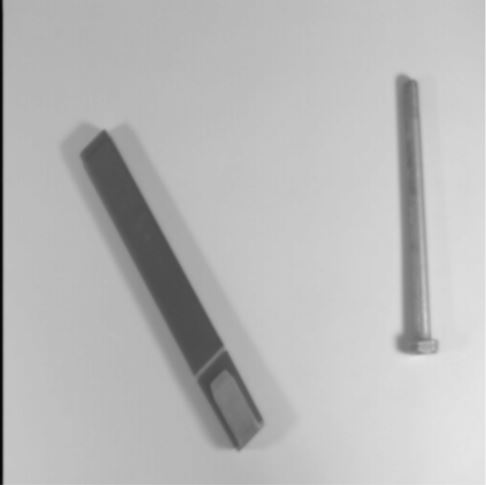
#> input picture parcial_3/lab_10/Operaciones_Logicas/pernos1.JPG, 486 x 485 px, found by its file name
$ python XOR_operator.py
#> lines starting #> are read from the running program, lines starting #| are printed output that depends on the picture; after the words box and inside, x2 and y2 are one past the last pixel; in counts of white or black regions, pixels touching at a corner belong together
import cv2
import numpy as np
from matplotlib import pyplot as plt


def getThresholding(img,threshold):
    modifiedImg = img.copy()
    # print(img)
    for i in range(len(img)):
        for j in range(len(img[i])):
            if(img[i][j] < threshold):
                modifiedImg[i][j] = np.uint8(255)
            else:
                modifiedImg[i][j] = np.uint8(0)
    return modifiedImg

imgReal1 = cv2.imread("pernos1.jpg", cv2.IMREAD_GRAYSCALE) #8 bit por escala de grises
#> imgReal1 is the input picture: shape (485, 486); min 5, max 238, mean 184.8
imgReal1 = cv2.resize(imgReal1,(400,400))
#> imgReal1: shape (400, 400)
img1 = imgReal1.copy()

imgReal2 = cv2.imread("pernos2.jpg", cv2.IMREAD_GRAYSCALE) #8 bit por escala de grises
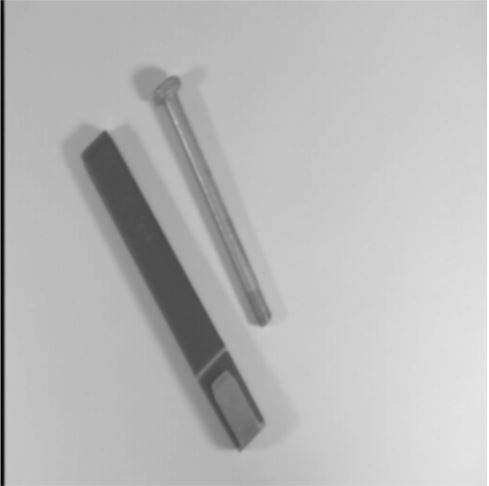
#> input picture parcial_3/lab_10/Operaciones_Logicas/pernos2.JPG, 489 x 486 px, found by its file name
#> imgReal2 is the input picture: shape (486, 489); min 6, max 255, mean 184.7
imgReal2 = cv2.resize(imgReal2,(400,400))
#> imgReal2: shape (400, 400)
img2 = imgReal2.copy()

img1 = 255-img1
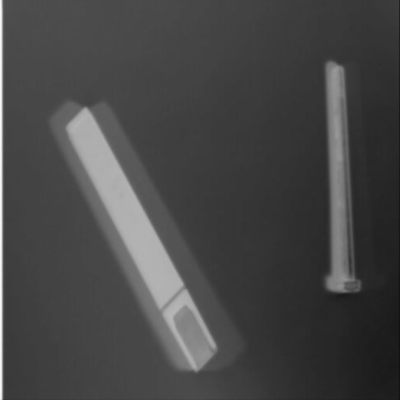
#> img1: shape (400, 400); min 18, max 248, mean 70.2
img2 = 255-img2
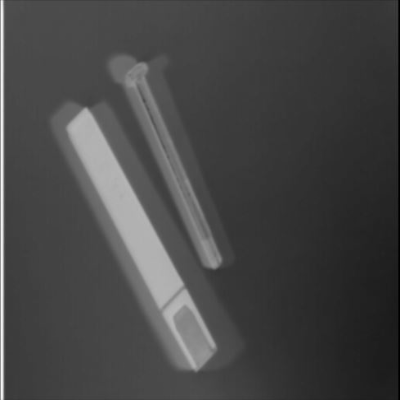
#> img2: shape (400, 400); min 0, max 247, mean 70.3

# [6 lines of commented-out code are left out]

cv2.imshow("Image Original 1", img1)
cv2.imshow("Image Original 2", img2)


f, (ax1,ax2) = plt.subplots(1, 2,figsize=(15, 5))
ax1.hist(img1.ravel(),256,[0,256])
ax1.set_title("Histograma IMG1")
ax1.set_xlabel('Intensidad')
ax1.set_ylabel('Cantidad de pixeles')
ax2.hist(img2.ravel(),256,[0,256])
ax2.set_title("Histograma IMG2")
ax2.set_xlabel('Intensidad')
ax2.set_ylabel('Cantidad de pixeles')


threshold = 96
imgThres1 = getThresholding(img1,threshold)
#> after the loop in getThresholding, `for i in range(len(img)):`:
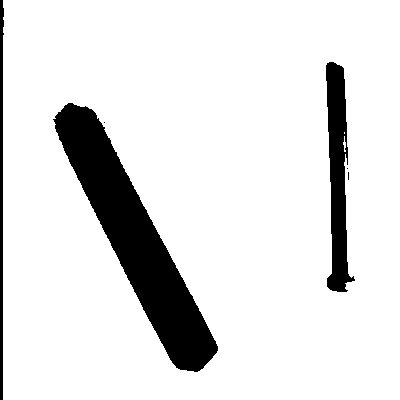
#> modifiedImg: shape (400, 400); 88.5% white; 6 black regions (3 under 20 px), largest, box (x1, y1, x2, y2) and area: (53, 103, 218, 372) 13433, (326, 62, 355, 292) 3797, (0, 0, 4, 400) 1218
cv2.imshow("Resultado Thresolding de la IMG1", imgThres1)
# filename = 'ResultadoThresoldingPernos1_2.jpg'
# cv2.imwrite(filename, imgThres1)

imgThres2 = getThresholding(img2,threshold)
#> call 2 of getThresholding, with threshold = 96
#> after the loop in getThresholding (call 2), `for i in range(len(img)):`:
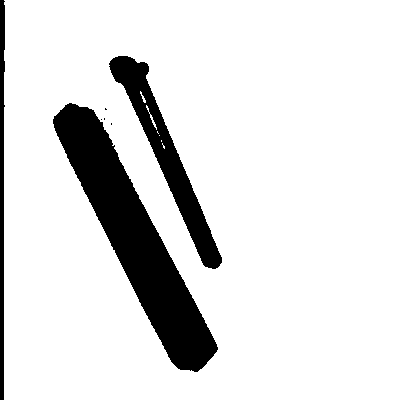
#> modifiedImg: shape (400, 400); 87.4% white; 7 black regions (4 under 20 px), largest, box (x1, y1, x2, y2) and area: (53, 103, 218, 372) 13429, (109, 56, 222, 269) 5070, (0, 0, 5, 400) 1659
cv2.imshow("Resultado Thresolding de la IMG2", imgThres2)
# filename = 'ResultadoThresoldingPernos2_2.jpg'
# cv2.imwrite(filename, imgThres2)


# =============================================================================================
# OPERADOR XOR
# =============================================================================================

imgResult = imgThres1.copy()

for i in range(len(imgThres1)):
    for j in range(len(imgThres1[0])):
        result = imgThres1[i,j] ^ imgThres2[i,j]
        imgResult[i,j] = result
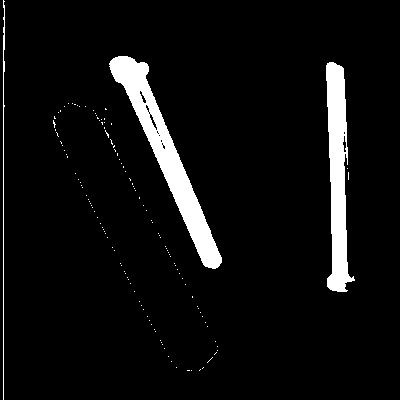
#> imgResult: shape (400, 400); 5.9% white; 129 white regions (126 under 20 px), largest, box (x1, y1, x2, y2) and area: (109, 56, 222, 269) 5070, (326, 62, 355, 292) 3797, (3, 0, 5, 400) 441
cv2.imshow("Resultado Operador XOR", imgResult)
# filename = 'ResultadoOperadorXOR.jpg'
# cv2.imwrite(filename, imgResult)

plt.show()
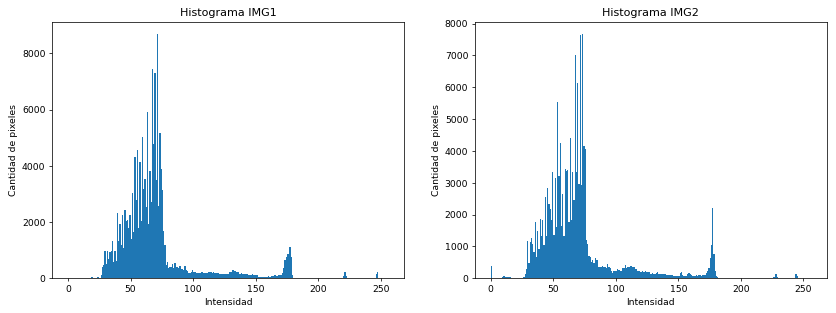
#> figure drawn by matplotlib, 2 panels; panel 1: tallest bar 8695 high, from x = 71 to 72; panel 2: tallest bar 7677 high, from x = 73 to 74
cv2.waitKey(0)
cv2.destroyAllWindows()
